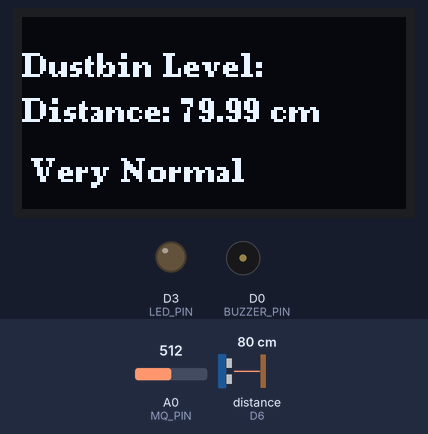
This sketch was run on a simulated ESP8266 (NodeMCU). On the bench: 128×64 one-colour display, output pins drawn as LEDs (lit = HIGH), buzzer (waves = sounding, pin HIGH). Wiring (inferred from the names in the program): ultrasonic range finder: trigger D5; echo D6. Inputs (shaded band) come from the test bench; at power-on: distance to the obstacle (sensor on D6) 80 cm, A0 (MQ_PIN) = 512. The echo pulse lasts 58.3 µs per cm; pins used as bus, display or sensor lines are not drawn; what the sketch prints to the serial monitor is not drawn.

Above: at 1.8 s.
1.9 s: distance to the obstacle (sensor on D6) set to 6 cm
At 2.9 s:
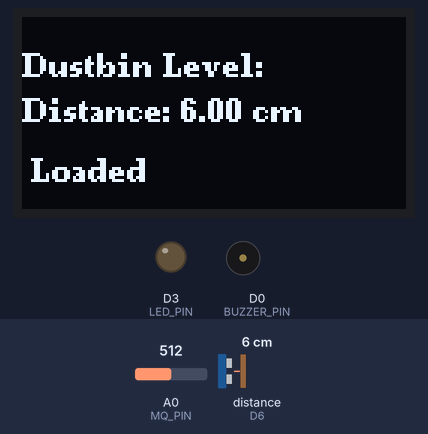
3.6 s: distance to the obstacle (sensor on D6) set to 3 cm
At 5.2 s:
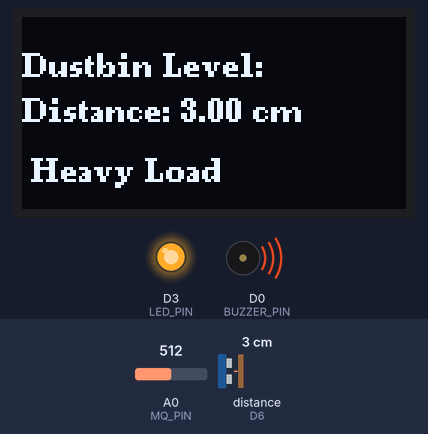
5.6 s: distance to the obstacle (sensor on D6) set to 18 cm
At 7.5 s:
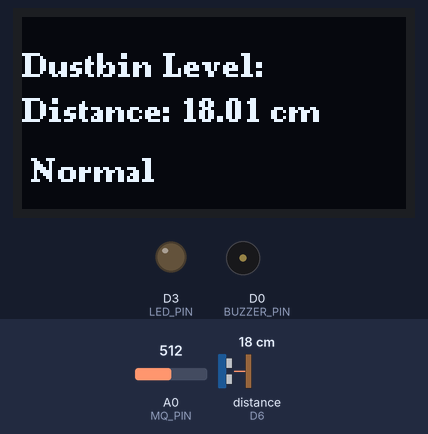
Timing chart, 0 to 9.0 s (numbered marks = the images above; inputs shaded):
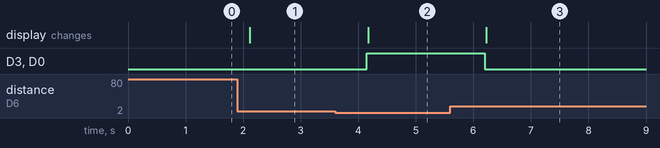

The sketch:

sketch_mar07a.ino
```cpp
#include <Wire.h>
#include <U8g2lib.h>

#define TRIG_PIN 14  // D5
#define ECHO_PIN 12  // D6
#define MQ_PIN A0
#define BUZZER_PIN D0
#define LED_PIN D3  // Added LED pin

// Initialize U8g2 for I2C OLED
U8G2_SSD1306_128X64_NONAME_F_SW_I2C u8g2(U8G2_R0, /* clock=*/ D1, /* data=*/ D2, /* reset=*/ U8X8_PIN_NONE);

void setup() {
    Serial.begin(115200);
    pinMode(TRIG_PIN, OUTPUT);
    pinMode(ECHO_PIN, INPUT);
    pinMode(BUZZER_PIN, OUTPUT);
    pinMode(LED_PIN, OUTPUT);  // Set LED as output

    // Initialize OLED display
    u8g2.begin();
}

void loop() {
    int GasValue = analogRead(MQ_PIN);
    Serial.print("GAS Value:");
    Serial.println(GasValue);

    long duration;
    float distance;

    // Trigger the sensor
    digitalWrite(TRIG_PIN, LOW);
    delayMicroseconds(2);
    digitalWrite(TRIG_PIN, HIGH);
    delayMicroseconds(10);
    digitalWrite(TRIG_PIN, LOW);

    // Read echo pulse duration
    duration = pulseIn(ECHO_PIN, HIGH);

    // Convert duration to distance (in cm)
    distance = (duration * 0.0343) / 2;

    String status;
    if (distance <= 5) {
        status = "\xe2\x9a\xa8 Heavy Load";  // 🚨
        digitalWrite(BUZZER_PIN, HIGH);
        digitalWrite(LED_PIN, HIGH);  // Turn LED ON
    } else if (distance > 5 && distance <= 15) {
        status = "\xe2\x9a\xa0 Loaded";  // ⚠️
        digitalWrite(BUZZER_PIN, LOW);
        digitalWrite(LED_PIN, LOW);  // Turn LED OFF
    } else if (distance > 15 && distance <= 25) {
        status = "\xe2\x9c\x85 Normal";  // ✅
        digitalWrite(BUZZER_PIN, LOW);
        digitalWrite(LED_PIN, LOW);
    } else {
        status = "\xf0\x9f\x9f\xa2 Very Normal";  // 🟢
        digitalWrite(BUZZER_PIN, LOW);
        digitalWrite(LED_PIN, LOW);
    }

    Serial.println(status);

    // Display on OLED
    u8g2.clearBuffer();
    u8g2.setFont(u8g2_font_ncenB08_tr);
    u8g2.setCursor(0, 20);
    u8g2.print("Dustbin Level:");
    u8g2.setCursor(0, 35);
    u8g2.print("Distance: ");
    u8g2.print(distance);
    u8g2.print(" cm");
    u8g2.setCursor(0, 55);
    u8g2.print(status);
    u8g2.sendBuffer();

    delay(1000);  // Wait 1 second before next reading
}
```

Measured:
- the behaviour switches between 5 and 4 cm on distance to the obstacle (sensor on D6) (found by bisection; images 1 and 2)
- after the input at 1.9 s, the display: changes after 0.22 s (image 1)
- after the input at 3.6 s, D3 (LED_PIN), D0 (BUZZER_PIN): LOW → HIGH after 0.55 s; the display: changes after 0.57 s (image 2)
- after the input at 5.6 s, D3 (LED_PIN), D0 (BUZZER_PIN): HIGH → LOW after 0.60 s; the display: changes after 0.63 s (image 3)
